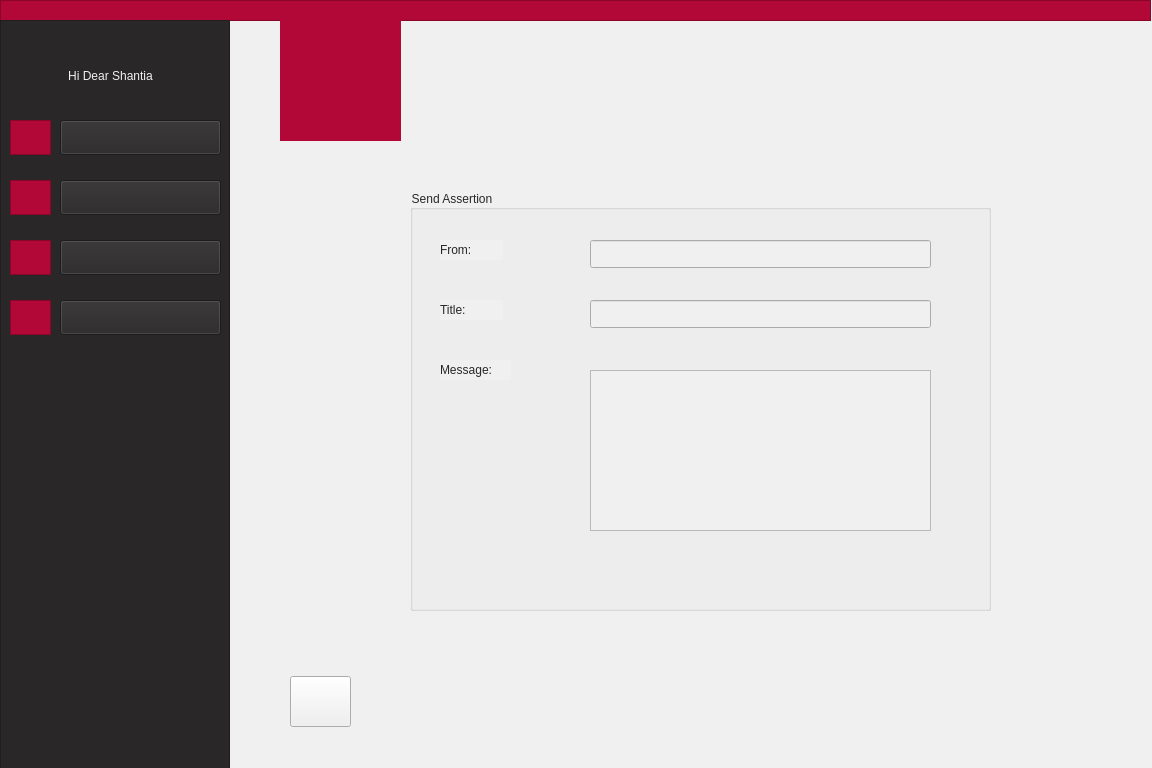
<?xml version="1.0" encoding="UTF-8"?>
<ui version="4.0">
 <class>StudentWatchMessageComplitly</class>
 <widget class="QWidget" name="StudentWatchMessageComplitly">
  <property name="geometry">
   <rect>
    <x>0</x>
    <y>0</y>
    <width>1152</width>
    <height>768</height>
   </rect>
  </property>
  <property name="minimumSize">
   <size>
    <width>1152</width>
    <height>768</height>
   </size>
  </property>
  <property name="windowTitle">
   <string>Form</string>
  </property>
  <property name="styleSheet">
   <string notr="true">background-color: rgb(240, 240, 240);</string>
  </property>
  <widget class="QLabel" name="label_9">
   <property name="geometry">
    <rect>
     <x>285</x>
     <y>20</y>
     <width>111</width>
     <height>111</height>
    </rect>
   </property>
   <property name="styleSheet">
    <string notr="true">background-color: rgb(178, 8, 55);</string>
   </property>
   <property name="text">
    <string/>
   </property>
   <property name="pixmap">
    <pixmap resource="pictures.qrc">:/logo/filename.jpg</pixmap>
   </property>
   <property name="scaledContents">
    <bool>true</bool>
   </property>
  </widget>
  <widget class="QFrame" name="frame">
   <property name="geometry">
    <rect>
     <x>0</x>
     <y>0</y>
     <width>1151</width>
     <height>21</height>
    </rect>
   </property>
   <property name="styleSheet">
    <string notr="true">background-color: rgb(178, 8, 55);
border-color: rgb(178, 8, 55);</string>
   </property>
   <property name="frameShape">
    <enum>QFrame::StyledPanel</enum>
   </property>
   <property name="frameShadow">
    <enum>QFrame::Raised</enum>
   </property>
  </widget>
  <widget class="QLabel" name="label">
   <property name="geometry">
    <rect>
     <x>280</x>
     <y>20</y>
     <width>121</width>
     <height>121</height>
    </rect>
   </property>
   <property name="styleSheet">
    <string notr="true">background-color: rgb(178, 8, 55);
border-color: rgb(178, 8, 55);
</string>
   </property>
   <property name="text">
    <string/>
   </property>
   <property name="pixmap">
    <pixmap>:/AjaxLogo/filename.jpg</pixmap>
   </property>
   <property name="scaledContents">
    <bool>true</bool>
   </property>
   <property name="alignment">
    <set>Qt::AlignCenter</set>
   </property>
  </widget>
  <widget class="QFrame" name="frame_2">
   <property name="geometry">
    <rect>
     <x>0</x>
     <y>20</y>
     <width>230</width>
     <height>768</height>
    </rect>
   </property>
   <property name="styleSheet">
    <string notr="true">background-color: rgb(41, 39, 40);
border-color: rgb(41, 39, 40);</string>
   </property>
   <property name="frameShape">
    <enum>QFrame::StyledPanel</enum>
   </property>
   <property name="frameShadow">
    <enum>QFrame::Raised</enum>
   </property>
   <widget class="QPushButton" name="pushButton">
    <property name="geometry">
     <rect>
      <x>60</x>
      <y>100</y>
      <width>161</width>
      <height>35</height>
     </rect>
    </property>
    <property name="styleSheet">
     <string notr="true">font: 11pt &quot;Montserrat&quot;;
</string>
    </property>
    <property name="text">
     <string/>
    </property>
   </widget>
   <widget class="QPushButton" name="pushButton_2">
    <property name="geometry">
     <rect>
      <x>60</x>
      <y>160</y>
      <width>161</width>
      <height>35</height>
     </rect>
    </property>
    <property name="styleSheet">
     <string notr="true">font: 11pt &quot;Montserrat&quot;;
</string>
    </property>
    <property name="text">
     <string/>
    </property>
   </widget>
   <widget class="QPushButton" name="pushButton_3">
    <property name="geometry">
     <rect>
      <x>60</x>
      <y>220</y>
      <width>161</width>
      <height>35</height>
     </rect>
    </property>
    <property name="styleSheet">
     <string notr="true">font: 11pt &quot;Montserrat&quot;;
</string>
    </property>
    <property name="text">
     <string/>
    </property>
   </widget>
   <widget class="QPushButton" name="pushButton_4">
    <property name="geometry">
     <rect>
      <x>60</x>
      <y>280</y>
      <width>161</width>
      <height>35</height>
     </rect>
    </property>
    <property name="styleSheet">
     <string notr="true">font: 11pt &quot;Montserrat&quot;;
</string>
    </property>
    <property name="text">
     <string/>
    </property>
   </widget>
   <widget class="QFrame" name="frame_3">
    <property name="geometry">
     <rect>
      <x>10</x>
      <y>100</y>
      <width>41</width>
      <height>35</height>
     </rect>
    </property>
    <property name="styleSheet">
     <string notr="true">background-color: rgb(178, 8, 55);
border-color: rgb(178, 8, 55);</string>
    </property>
    <property name="frameShape">
     <enum>QFrame::StyledPanel</enum>
    </property>
    <property name="frameShadow">
     <enum>QFrame::Raised</enum>
    </property>
    <widget class="QLabel" name="label_25">
     <property name="geometry">
      <rect>
       <x>5</x>
       <y>2</y>
       <width>31</width>
       <height>31</height>
      </rect>
     </property>
     <property name="styleSheet">
      <string notr="true"/>
     </property>
     <property name="text">
      <string/>
     </property>
     <property name="pixmap">
      <pixmap resource="icon.qrc">:/icon/profile.png</pixmap>
     </property>
     <property name="scaledContents">
      <bool>true</bool>
     </property>
    </widget>
   </widget>
   <widget class="QFrame" name="frame_5">
    <property name="geometry">
     <rect>
      <x>10</x>
      <y>160</y>
      <width>41</width>
      <height>35</height>
     </rect>
    </property>
    <property name="cursor">
     <cursorShape>ArrowCursor</cursorShape>
    </property>
    <property name="styleSheet">
     <string notr="true">background-color: rgb(178, 8, 55);
border-color: rgb(178, 8, 55);</string>
    </property>
    <property name="frameShape">
     <enum>QFrame::StyledPanel</enum>
    </property>
    <property name="frameShadow">
     <enum>QFrame::Raised</enum>
    </property>
    <widget class="QLabel" name="label_26">
     <property name="geometry">
      <rect>
       <x>5</x>
       <y>2</y>
       <width>31</width>
       <height>31</height>
      </rect>
     </property>
     <property name="text">
      <string/>
     </property>
     <property name="pixmap">
      <pixmap resource="icon.qrc">:/icon/message.png</pixmap>
     </property>
     <property name="scaledContents">
      <bool>true</bool>
     </property>
    </widget>
   </widget>
   <widget class="QFrame" name="frame_6">
    <property name="geometry">
     <rect>
      <x>10</x>
      <y>220</y>
      <width>41</width>
      <height>35</height>
     </rect>
    </property>
    <property name="styleSheet">
     <string notr="true">background-color: rgb(178, 8, 55);
border-color: rgb(178, 8, 55);</string>
    </property>
    <property name="frameShape">
     <enum>QFrame::StyledPanel</enum>
    </property>
    <property name="frameShadow">
     <enum>QFrame::Raised</enum>
    </property>
    <widget class="QLabel" name="label_11">
     <property name="geometry">
      <rect>
       <x>5</x>
       <y>2</y>
       <width>31</width>
       <height>31</height>
      </rect>
     </property>
     <property name="text">
      <string/>
     </property>
     <property name="pixmap">
      <pixmap resource="icon.qrc">:/icon/schedule.png</pixmap>
     </property>
     <property name="scaledContents">
      <bool>true</bool>
     </property>
    </widget>
   </widget>
   <widget class="QFrame" name="frame_7">
    <property name="geometry">
     <rect>
      <x>10</x>
      <y>280</y>
      <width>41</width>
      <height>35</height>
     </rect>
    </property>
    <property name="styleSheet">
     <string notr="true">background-color: rgb(178, 8, 55);
border-color: rgb(178, 8, 55);</string>
    </property>
    <property name="frameShape">
     <enum>QFrame::StyledPanel</enum>
    </property>
    <property name="frameShadow">
     <enum>QFrame::Raised</enum>
    </property>
    <widget class="QLabel" name="label_7">
     <property name="geometry">
      <rect>
       <x>5</x>
       <y>2</y>
       <width>31</width>
       <height>31</height>
      </rect>
     </property>
     <property name="text">
      <string/>
     </property>
     <property name="pixmap">
      <pixmap resource="icon.qrc">:/icon/manage.png</pixmap>
     </property>
     <property name="scaledContents">
      <bool>true</bool>
     </property>
    </widget>
   </widget>
   <widget class="QLabel" name="label_2">
    <property name="geometry">
     <rect>
      <x>20</x>
      <y>40</y>
      <width>181</width>
      <height>31</height>
     </rect>
    </property>
    <property name="styleSheet">
     <string notr="true">font: 11pt &quot;Montserrat&quot;;
color: rgb(240, 240, 240);</string>
    </property>
    <property name="text">
     <string>Hi Dear Shantia</string>
    </property>
    <property name="alignment">
     <set>Qt::AlignCenter</set>
    </property>
   </widget>
   <widget class="QLabel" name="label_3">
    <property name="geometry">
     <rect>
      <x>110</x>
      <y>100</y>
      <width>71</width>
      <height>30</height>
     </rect>
    </property>
    <property name="autoFillBackground">
     <bool>false</bool>
    </property>
    <property name="styleSheet">
     <string notr="true">font: 11pt &quot;Montserrat&quot;;
color: rgb(240, 240, 240);</string>
    </property>
    <property name="lineWidth">
     <number>0</number>
    </property>
    <property name="text">
     <string>Profile</string>
    </property>
    <property name="alignment">
     <set>Qt::AlignCenter</set>
    </property>
   </widget>
   <widget class="QLabel" name="label_4">
    <property name="geometry">
     <rect>
      <x>90</x>
      <y>160</y>
      <width>111</width>
      <height>30</height>
     </rect>
    </property>
    <property name="styleSheet">
     <string notr="true">font: 11pt &quot;Montserrat&quot;;
color: rgb(240, 240, 240);</string>
    </property>
    <property name="text">
     <string>Messages</string>
    </property>
    <property name="alignment">
     <set>Qt::AlignCenter</set>
    </property>
   </widget>
   <widget class="QLabel" name="label_5">
    <property name="geometry">
     <rect>
      <x>60</x>
      <y>220</y>
      <width>161</width>
      <height>30</height>
     </rect>
    </property>
    <property name="styleSheet">
     <string notr="true">font: 11pt &quot;Montserrat&quot;;
color: rgb(240, 240, 240);</string>
    </property>
    <property name="text">
     <string>Weekly Schedule</string>
    </property>
    <property name="alignment">
     <set>Qt::AlignCenter</set>
    </property>
   </widget>
   <widget class="QLabel" name="label_6">
    <property name="geometry">
     <rect>
      <x>60</x>
      <y>280</y>
      <width>161</width>
      <height>30</height>
     </rect>
    </property>
    <property name="styleSheet">
     <string notr="true">font: 11pt &quot;Montserrat&quot;;
color: rgb(240, 240, 240);</string>
    </property>
    <property name="text">
     <string>Term Managment</string>
    </property>
    <property name="alignment">
     <set>Qt::AlignCenter</set>
    </property>
   </widget>
   <zorder>frame_5</zorder>
   <zorder>frame_6</zorder>
   <zorder>frame_7</zorder>
   <zorder>label_2</zorder>
   <zorder>label_3</zorder>
   <zorder>label_4</zorder>
   <zorder>label_5</zorder>
   <zorder>label_6</zorder>
   <zorder>frame_3</zorder>
   <zorder>pushButton</zorder>
   <zorder>pushButton_2</zorder>
   <zorder>pushButton_3</zorder>
   <zorder>pushButton_4</zorder>
  </widget>
  <widget class="QGroupBox" name="groupBox">
   <property name="geometry">
    <rect>
     <x>410</x>
     <y>190</y>
     <width>581</width>
     <height>421</height>
    </rect>
   </property>
   <property name="styleSheet">
    <string notr="true">font: 9pt &quot;Montserrat&quot;;
color: rgb(41, 39, 40);</string>
   </property>
   <property name="title">
    <string>Send Assertion</string>
   </property>
   <widget class="QLabel" name="label_13">
    <property name="geometry">
     <rect>
      <x>30</x>
      <y>50</y>
      <width>63</width>
      <height>20</height>
     </rect>
    </property>
    <property name="styleSheet">
     <string notr="true">font: 9pt &quot;Montserrat&quot;;
color: rgb(41, 39, 40);</string>
    </property>
    <property name="text">
     <string>From:</string>
    </property>
   </widget>
   <widget class="QTextEdit" name="messageLine">
    <property name="geometry">
     <rect>
      <x>180</x>
      <y>180</y>
      <width>341</width>
      <height>161</height>
     </rect>
    </property>
   </widget>
   <widget class="QLabel" name="label_14">
    <property name="geometry">
     <rect>
      <x>30</x>
      <y>110</y>
      <width>63</width>
      <height>20</height>
     </rect>
    </property>
    <property name="styleSheet">
     <string notr="true">font: 9pt &quot;Montserrat&quot;;
color: rgb(41, 39, 40);</string>
    </property>
    <property name="text">
     <string>Title:</string>
    </property>
   </widget>
   <widget class="QLabel" name="label_15">
    <property name="geometry">
     <rect>
      <x>30</x>
      <y>170</y>
      <width>71</width>
      <height>20</height>
     </rect>
    </property>
    <property name="styleSheet">
     <string notr="true">font: 9pt &quot;Montserrat&quot;;
color: rgb(41, 39, 40);</string>
    </property>
    <property name="text">
     <string>Message:</string>
    </property>
   </widget>
   <widget class="QLineEdit" name="TitleLine">
    <property name="geometry">
     <rect>
      <x>180</x>
      <y>110</y>
      <width>341</width>
      <height>28</height>
     </rect>
    </property>
   </widget>
   <widget class="QLineEdit" name="SenderLine">
    <property name="geometry">
     <rect>
      <x>180</x>
      <y>50</y>
      <width>341</width>
      <height>28</height>
     </rect>
    </property>
   </widget>
  </widget>
  <widget class="QLabel" name="label_16">
   <property name="geometry">
    <rect>
     <x>290</x>
     <y>676</y>
     <width>41</width>
     <height>46</height>
    </rect>
   </property>
   <property name="text">
    <string/>
   </property>
   <property name="pixmap">
    <pixmap resource="arrowIcon.qrc">:/new/prefix1/icons8-left-arrow-50.png</pixmap>
   </property>
   <property name="scaledContents">
    <bool>true</bool>
   </property>
  </widget>
  <widget class="QPushButton" name="backToMenu">
   <property name="geometry">
    <rect>
     <x>290</x>
     <y>676</y>
     <width>61</width>
     <height>51</height>
    </rect>
   </property>
   <property name="text">
    <string/>
   </property>
  </widget>
  <zorder>frame</zorder>
  <zorder>label</zorder>
  <zorder>frame_2</zorder>
  <zorder>groupBox</zorder>
  <zorder>label_9</zorder>
  <zorder>label_16</zorder>
  <zorder>backToMenu</zorder>
 </widget>
 <resources>
  <include location="pictures.qrc"/>
  <include location="arrowIcon.qrc"/>
  <include location="icon.qrc"/>
 </resources>
 <connections/>
</ui>
